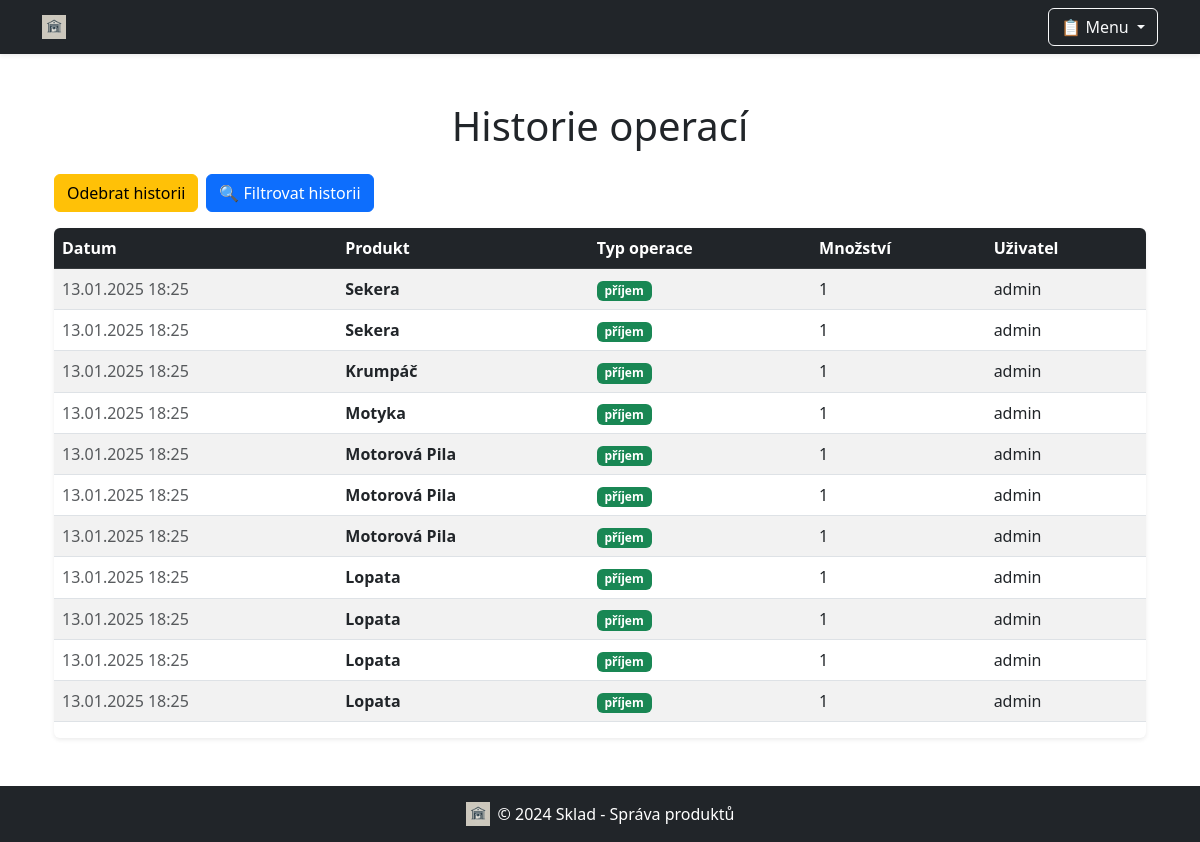
The app's page /historie/, older data.
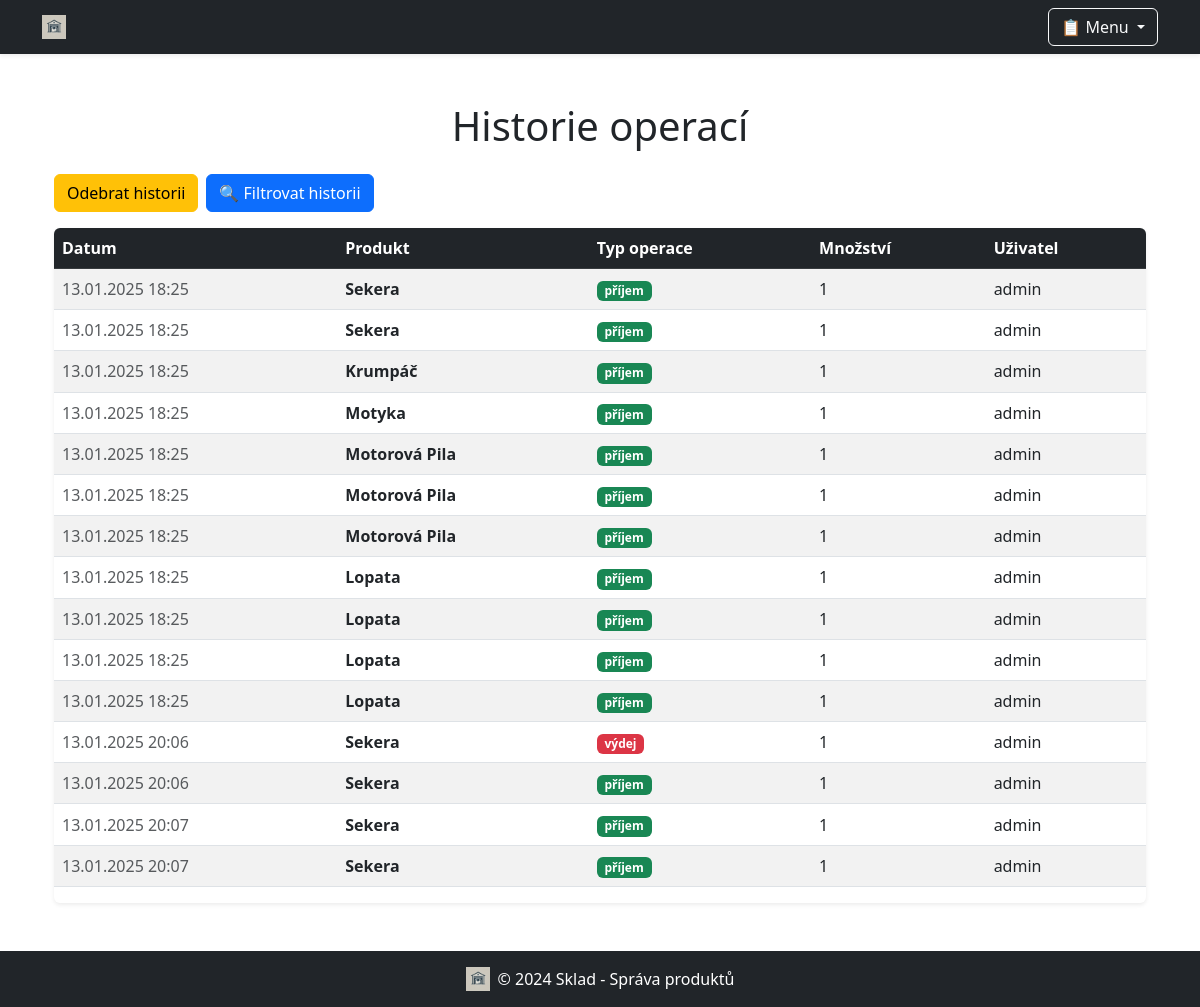
The same page, newer data.
### sklad/models.py (models this page shows, shortened)
class HistorieOperaci(models.Model):
    produkt = models.ForeignKey(Produkt, on_delete=models.SET_NULL, null=True, blank=True)
    produkt_nazev = models.CharField(max_length=200, blank=True, null=True)
    uzivatel = models.ForeignKey(User, on_delete=models.CASCADE)
    datum = models.DateTimeField(auto_now_add=True)
    typ_operace = models.CharField(max_length=10, choices=[('příjem', 'Příjem'), ('výdej', 'Výdej')])
    mnozstvi = models.PositiveIntegerField()

class Produkt(models.Model):
    nazev = models.CharField(max_length=200)
    popis = models.TextField(blank=True)
    cena = models.DecimalField(max_digits=10, decimal_places=2)
    mnozstvi = models.PositiveIntegerField()
    min_zasoba = models.PositiveIntegerField(default=0)
    uzivatel = models.ForeignKey(User, on_delete=models.SET_NULL, null=True, blank=True)  # Cizí klíč na uživatele
    obrazek = models.ImageField(upload_to='produkty_obrazky/', blank=True, null=True)  # Pole pro obrázky

### sklad/views.py (the view)
# urls.py: path('historie/', views.historie_operaci, name='historie_operaci'),
def historie_operaci(request):
    historie = HistorieOperaci.objects.all()
    od_datum = request.GET.get('od_datum')  # Parametr 'od_datum' z GET
    do_datum = request.GET.get('do_datum')  # Parametr 'do_datum' z GET
    if od_datum:
        od_datum_parsed = parse_datetime(od_datum)  # Převod na datetime objekt
        if od_datum_parsed:
            historie = historie.filter(datum__gte=od_datum_parsed)  # Filtrovat záznamy po zadaném datu
    if do_datum:
        do_datum_parsed = parse_datetime(do_datum)  # Převod na datetime objekt
        if do_datum_parsed:
            historie = historie.filter(datum__lte=do_datum_parsed)  # Filtrovat záznamy do zadaného data
    return render(request, 'sklad/historie.html', {'historie': historie})

### sklad/templates/sklad/historie.html (shortened to what this page needs)
{% extends 'sklad/base.html' %}
{% block content %}
<div class="container mt-4">
    <h1 class="text-center mb-4">Historie operací</h1>
    <div class="d-flex mb-3">
        <a href="{% url 'odebrat_operace' %}" class="btn btn-warning me-2">Odebrat historii</a>
        <button type="button" class="btn btn-primary" data-bs-toggle="modal" data-bs-target="#filterModal">
            🔍 Filtrovat historii
        </button>
    </div>
    {% if historie %}
        <div class="table-responsive shadow-sm rounded">
            <table class="table table-striped table-hover align-middle">
                <thead class="table-dark">
                    <tr>
                        <th scope="col">Datum</th>
                        <th scope="col">Produkt</th>
                        <th scope="col">Typ operace</th>
                        <th scope="col">Množství</th>
                        <th scope="col">Uživatel</th>
                    </tr>
                </thead>
                <tbody>
                    {% for operace in historie %}
                    <tr>
                        <td class="text-muted">{{ operace.datum|date:"d.m.Y H:i" }}</td>
                        <td><strong>{{ operace.produkt.nazev }}</strong></td>
                        <td>
                            {% if operace.typ_operace == 'příjem' %}
                            <span class="badge bg-success">{{ operace.typ_operace }}</span>
                            {% elif operace.typ_operace == 'výdej' %}
                            <span class="badge bg-danger">{{ operace.typ_operace }}</span>
                            {% else %}
                            <span class="badge bg-secondary">{{ operace.typ_operace }}</span>
                            {% endif %}
                        </td>
                        <td>{{ operace.mnozstvi }}</td>
                        <td>{{ operace.uzivatel.username }}</td>
                    </tr>
                    {% endfor %}
                </tbody>
            </table>
        </div>
    {% else %}
        <div class="alert alert-warning text-center mt-4">
            <i class="fas fa-exclamation-circle"></i> Žádné operace nejsou k dispozici.
        </div>
    {% endif %}
</div>
{% endblock %}

### sklad/templates/sklad/base.html (shortened to what this page needs)
<!DOCTYPE html>
<html lang="cs">
<head>
    {% load static %}
    <link href="https://cdn.jsdelivr.net/npm/bootstrap@5.3.0-alpha1/dist/css/bootstrap.min.css" rel="stylesheet">
</head>
<body class="d-flex flex-column min-vh-100">
<header>
    <nav class="navbar navbar-expand-lg navbar-dark bg-dark shadow-sm">
        <div class="container">
            <a class="navbar-brand fw-bold d-flex align-items-center" href="/">
                <img src="/media/icon/icon.webp" alt="Sklad ikona" style="width: 24px; height: 24px; margin-right: 8px;">
            </a>
            <div class="dropdown">
                <button class="btn btn-outline-light dropdown-toggle" type="button" id="dropdownMenuButton" data-bs-toggle="dropdown" aria-expanded="false">
                    📋 Menu
                </button>
            </div>
        </div>
    </nav>
</header>
<main class="container my-4 flex-grow-1">
    {% block content %}{% endblock %}
</main>
<footer class="bg-dark text-white text-center py-3 mt-4">
    <div class="container">
        <p class="mb-0 d-flex justify-content-center align-items-center">
            <img src="/media/icon/icon.webp" alt="Sklad ikona" style="width: 24px; height: 24px; margin-right: 8px;">
            © 2024 Sklad - Správa produktů
        </p>
    </div>
</footer>
</body>
</html>

Row changes from the older to the newer data that the page shows:
added HistorieOperaci: datum "13.01.2025 20:06", produkt.nazev "Sekera", typ_operace "výdej", mnozstvi "1", uzivatel.username "admin"
added HistorieOperaci: datum "13.01.2025 20:06", produkt.nazev "Sekera", typ_operace "příjem", mnozstvi "1", uzivatel.username "admin"
added HistorieOperaci: datum "13.01.2025 20:07", produkt.nazev "Sekera", typ_operace "příjem", mnozstvi "1", uzivatel.username "admin"
added HistorieOperaci: datum "13.01.2025 20:07", produkt.nazev "Sekera", typ_operace "příjem", mnozstvi "1", uzivatel.username "admin"
